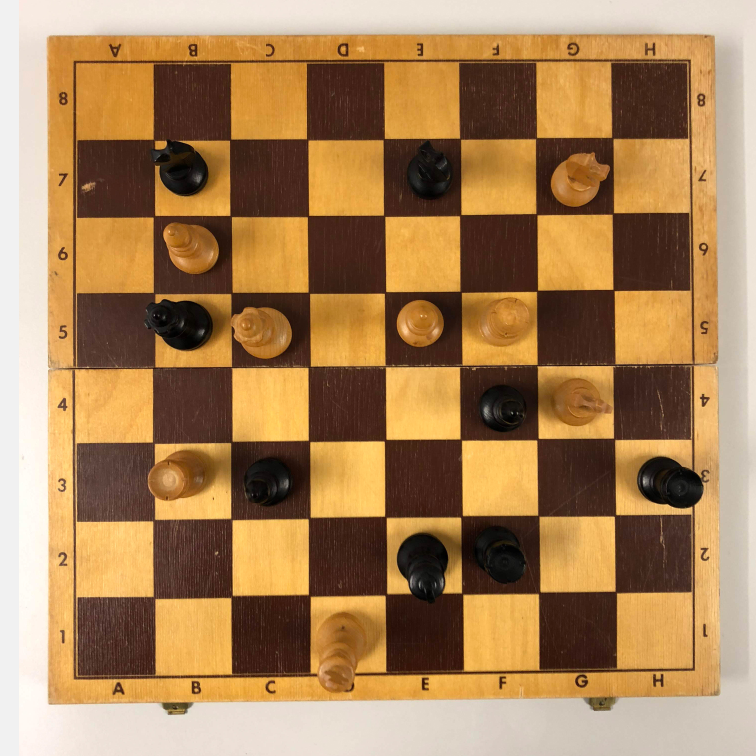
#> input picture misc/images/demo.jpg, 3024 x 3024 px, found by its file name (shown at 1/4 size)
$ python chessboard_processor.py
#> lines starting #> are read from the running program, lines starting #| are printed output that depends on the picture; after the words box and inside, x2 and y2 are one past the last pixel; in counts of white or black regions, pixels touching at a corner belong together
import math
import operator
import sys
from collections import defaultdict

import numpy as np
import cv2

import scipy.spatial as spatial
import scipy.cluster as clstr


def canny(img):
    # Maybe add some auto thresholding here
    edges = cv2.Canny(img, 80, 200)
    return edges


def hough_lines(img):
    rho, theta, thresh = 2, np.pi / 180, 600
    return cv2.HoughLines(img, rho, theta, thresh)


def sort_lines(lines):
    """
    Sorts lines by horizontal and vertical
    """
    h = []
    v = []
    for i in range(lines.shape[0]):
        rho = lines[i][0][0]
        theta = lines[i][0][1]
        if theta < np.pi / 4 or theta > np.pi - np.pi / 4:
            v.append([rho, theta])
        else:
            h.append([rho, theta])
    return h, v


def calculate_intersections(h, v):
    """
    Finds the intersection of two lines given in Hesse normal form.
    See https://stackoverflow.com/a/383527/5087436
    """
    points = []
    for rho1, theta1 in h:
        for rho2, theta2 in v:
            A = np.array([
                [np.cos(theta1), np.sin(theta1)],
                [np.cos(theta2), np.sin(theta2)]
            ])
            b = np.array([[rho1], [rho2]])
            point = np.linalg.solve(A, b)
            point = int(np.round(point[0])), int(np.round(point[1]))
            points.append(point)
    return np.array(points)


def cluster_intersections(points, max_dist=40):
    # I want to change this to kmeans
    Y = spatial.distance.pdist(points)
    Z = clstr.hierarchy.single(Y)
    T = clstr.hierarchy.fcluster(Z, max_dist, 'distance')
    clusters = defaultdict(list)
    for i in range(len(T)):
        clusters[T[i]].append(points[i])
    clusters = clusters.values()
    clusters = map(lambda arr: (np.mean(np.array(arr)[:, 0]), np.mean(np.array(arr)[:, 1])), clusters)

    result = []
    for point in clusters:
        result.append([point[0], point[1]])
    return result


def find_chessboard_corners(points):
    """
    Code from https://medium.com/@neshpatel/solving-sudoku-part-ii-9a7019d196a2
    """
    # Bottom-right point has the largest (x + y) value
    # Top-left has point smallest (x + y) value
    # Bottom-left point has smallest (x - y) value
    # Top-right point has largest (x - y) value
    bottom_right, _ = max(enumerate([pt[0] + pt[1] for pt in points]), key=operator.itemgetter(1))
    top_left, _ = min(enumerate([pt[0] + pt[1] for pt in points]), key=operator.itemgetter(1))
    bottom_left, _ = min(enumerate([pt[0] - pt[1] for pt in points]), key=operator.itemgetter(1))
    top_right, _ = max(enumerate([pt[0] - pt[1] for pt in points]), key=operator.itemgetter(1))
    return [points[top_left], points[top_right], points[bottom_left], points[bottom_right]]


def distance_between(p1, p2):
    """
    Code from https://medium.com/@neshpatel/solving-sudoku-part-ii-9a7019d196a2
    """
    a = p2[0] - p1[0]
    b = p2[1] - p1[1]
    return np.sqrt((a ** 2) + (b ** 2))


def warp_image(img, edges):
    """
    Code from https://medium.com/@neshpatel/solving-sudoku-part-ii-9a7019d196a2
    """
    top_left, top_right, bottom_left, bottom_right = edges[0], edges[1], edges[2], edges[3]

    # Explicitly set the data type to float32 or 'getPerspectiveTransform' will throw an error
    warp_src = np.array([top_left, top_right, bottom_right, bottom_left], dtype='float32')

    side = max([
        distance_between(bottom_right, top_right),
        distance_between(top_left, bottom_left),
        distance_between(bottom_right, bottom_left),
        distance_between(top_left, top_right)
    ])

    # Describe a square with side of the calculated length, this is the new perspective we want to warp to
    warp_dst = np.array([[0, 0], [side - 1, 0], [side - 1, side - 1], [0, side - 1]], dtype='float32')

    # Gets the transformation matrix for skewing the image to fit a square by comparing the 4 before and after points
    m = cv2.getPerspectiveTransform(warp_src, warp_dst)

    # Performs the transformation on the original image
    return cv2.warpPerspective(img, m, (int(side), int(side)))


def cut_chessboard(img, output_path, output_prefix=""):
    side_len = int(img.shape[0] / 8)
    for i in range(8):
        for j in range(8):
            tile = img[i * side_len: (i + 1) * side_len, j * side_len: (j + 1) * side_len]
            cv2.imwrite(output_path + output_prefix + "-" + str(j + i * 8) + ".jpg", tile)


def resize_image(img):
    """
    Resizes image to a maximum width of 800px
    """
    width = img.shape[1]
    if width > 800:
        scale = 800 / width
        return cv2.resize(img, None, fx=scale, fy=scale)
    else:
        return img


def process_chessboard(src_path, output_path, output_prefix="", debug=False):
    src = cv2.imread(src_path)

    if src is None:
        sys.exit("There is no file with this path!")

    src = resize_image(src)
    src_copy = src.copy()

    # Convert to grayscale
    process = cv2.cvtColor(src, cv2.COLOR_BGR2GRAY)

    if debug:
        cv2.imshow("Grayscale", process)
        cv2.imwrite('grayscale.png', process)
        cv2.waitKey()
        cv2.destroyWindow("Grayscale")

    # Blur to remove disturbing things
    process = cv2.blur(process, (4, 4))

    if debug:
        cv2.imshow("Blur", process)
        cv2.imwrite('blur.png', process)
        cv2.waitKey()
        cv2.destroyWindow("Blur")

    # Use Canny Edge Detector https://en.wikipedia.org/wiki/Canny_edge_detector
    process = canny(process)

    if debug:
        cv2.imshow("Canny", process)
        cv2.imwrite('canny.png', process)
        cv2.waitKey()
        cv2.destroyWindow("Canny")

    # Dilate image (thicker lines)
    process = cv2.dilate(process, np.ones((3, 3), dtype=np.uint8))

    if debug:
        cv2.imshow("Dilate", process)
        cv2.imwrite('dilate.png', process)
        cv2.waitKey()
        cv2.destroyWindow("Dilate")

    # Use Hough transform to detect lines https://en.wikipedia.org/wiki/Hough_transform
    lines = hough_lines(process)

    # Sort lines by horizontal and vertical
    h, v = sort_lines(lines)

    if debug:
        render_lines(src_copy, h, (0, 255, 0))
        render_lines(src_copy, v, (0, 0, 255))
        cv2.imshow("Sorted lines", src_copy)
        cv2.imwrite('sorted-lines.png', src_copy)
        cv2.waitKey()
        cv2.destroyWindow("Sorted lines")

    if len(h) < 9 or len(v) < 9:
        print("There are not enough horizontal and vertical lines in this image. Try it anyway!")

    # Calculate intersections of the horizontal and vertical lines
    intersections = calculate_intersections(h, v)

    if debug:
        render_intersections(src_copy, intersections, (255, 0, 0), 1)
        cv2.imshow("Intersections", src_copy)
        cv2.imwrite('intersections.png', src_copy)
        cv2.waitKey()
        cv2.destroyWindow("Intersections")

    # Cluster intersection since there are many
    clustered = cluster_intersections(intersections)

    if debug:
        src_copy = src.copy()
        render_intersections(src_copy, clustered, (255, 0, 0), 5)
        cv2.imshow("Clustered Intersections", src_copy)
        cv2.imwrite('clustered-intersections.png', src_copy)
        cv2.waitKey()
        cv2.destroyWindow("Clustered Intersections")

    if len(clustered) != 81:
        print("Something is wrong. There are " + str(len(intersections)) + " instead of 81 intersections.")

    # Find outer corners of the chessboard
    corners = find_chessboard_corners(clustered)

    if debug:
        src_copy = src.copy()
        render_intersections(src_copy, corners, (255, 0, 0), 5)
        cv2.imshow("Corners", src_copy)
        cv2.imwrite('corners.png', src_copy)
        cv2.waitKey()
        cv2.destroyWindow("Corners")

    # Warp and crop image
    dst = warp_image(src, corners)

    if debug:
        cv2.imshow("Warped", dst)
        cv2.imwrite('warped.png', dst)
        cv2.waitKey()
        cv2.destroyWindow("Warped")

    # Cut chessboard into 64 tiles
    cut_chessboard(dst, output_path, output_prefix)


def render_lines(img, lines, color):
    for rho, theta in lines:
        a = math.cos(theta)
        b = math.sin(theta)
        x0, y0 = a * rho, b * rho
        pt1 = (int(x0 + 1000 * (-b)), int(y0 + 1000 * a))
        pt2 = (int(x0 - 1000 * (-b)), int(y0 - 1000 * a))
        cv2.line(img, pt1, pt2, color, 1, cv2.LINE_AA)


def render_intersections(img, points, color, size):
    for point in points:
        cv2.circle(img, (int(point[0]), int(point[1])), 2, color, size)


def main():
    # TODO: instead of checking if there are enough intersections and lines, check if the corners are correct.
    process_chessboard('data/demo/demo.jpg', "data/demo/", "", True)
#> in process_chessboard, src is the input picture: shape (3024, 3024, 3); mean B, G, R 87.6, 130.2, 167.9
#> in canny, `edges = cv2.Canny(img, 80, 200)`:
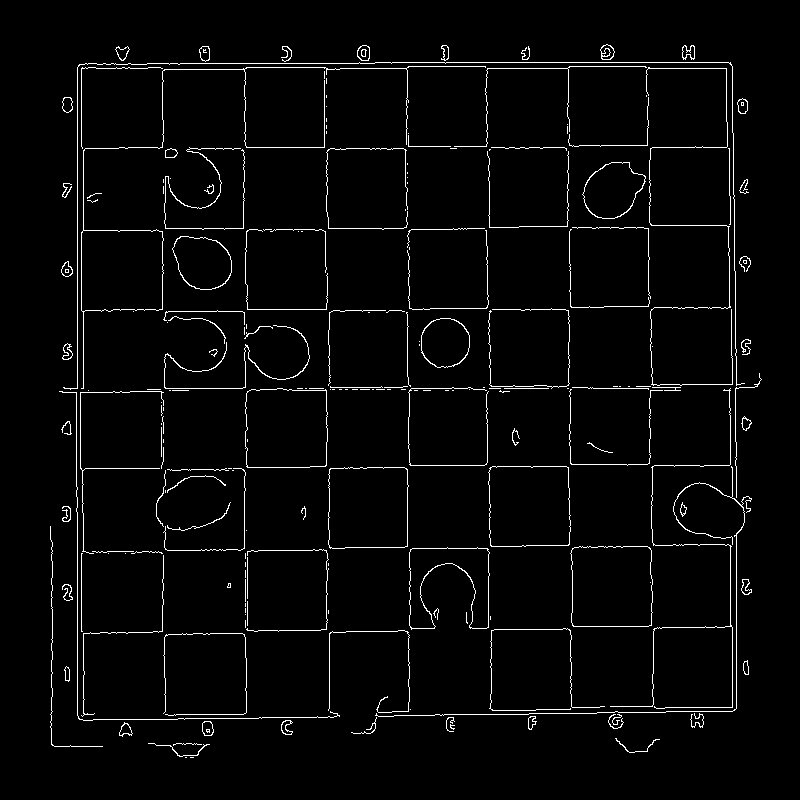
#> edges: shape (800, 800); 2.9% white in thin lines or dots, all inside (x1, y1, x2, y2) = (50, 44, 762, 758)
#> in process_chessboard, `process = cv2.dilate(process, np.ones((3, 3), dtype=np.uint8))`:
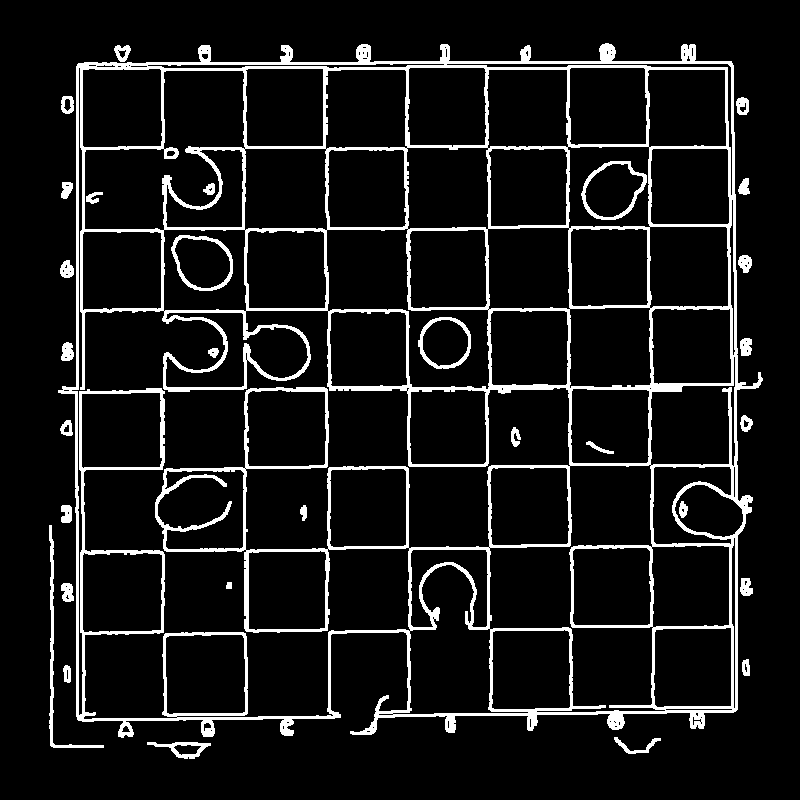
#> process: shape (800, 800); 9% white; 31 white regions, largest, box (x1, y1, x2, y2) and area: (58, 43, 763, 738) 50890, (49, 525, 104, 748) 882, (581, 161, 647, 220) 702
#> in process_chessboard, `lines = hough_lines(process)`: lines = 42 rows, first 8: [76, 0], [408, 0], [244, 0], [62, 1.57], [488, 0], [736, 0], [732, 0], [568, 0]
#> the loop in sort_lines, `for i in range(lines.shape[0]):` made 42 passes
#> (rho, theta) on passes 1 to 12: (76, 0), (408, 0), (244, 0), (62, 1.57), (488, 0), (736, 0), (732, 0), (568, 0), (722, 1.55), (164, 0), (328, 0), (388, 1.57)
#> after the loop in sort_lines, `for i in range(lines.shape[0]):`: h = [[62, 1.57], [722, 1.55], [388, 1.57], [146, 1.57], [68, 1.57], [228, 1.57], [554, 1.55], [308, 1.57], [394, 1.55], [72, 1.55], [466, 1.57], [636, 1.55], [58, 1.59], [236, 1.55], [474, 1.55], [718, 1.55], [714, 1.57], [728, 1.54], [316, 1.55], [546, 1.57]]; v = [[76, 0], [408, 0], [244, 0], [488, 0], [736, 0], [732, 0], [568, 0], [164, 0], [328, 0], [652, 0], [-724, 3.12], [-72, 3.12], [648, 0], [80, 0], [84, 0], [-730, 3.12], [728, 0], [88, 0.0175], [-642, 3.12], [-60, 3.11], [82, 0.0175], [-322, 3.12]]
#> the loop in render_lines, `for rho, theta in lines:` made 20 passes
#> (rho, theta, a, b, x0, y0, pt1, pt2) on passes 1 to 10: (62, 1.57, -4.37e-08, 1, -2.71e-06, 62, (-1000, 61), (999, 62)), (722, 1.55, 0.0175, 1, 12.6, 721.9, (-987, 739), (1012, 704)), (388, 1.57, -4.37e-08, 1, -1.7e-05, 388, (-1000, 387), (999, 388)), (146, 1.57, -4.37e-08, 1, -6.38e-06, 146, (-1000, 145), (999, 146)), (68, 1.57, -4.37e-08, 1, -2.97e-06, 68, (-1000, 67), (999, 68)), (228, 1.57, -4.37e-08, 1, -9.97e-06, 228, (-1000, 227), (999, 228)), (554, 1.55, 0.0175, 1, 9.67, 553.9, (-990, 571), (1009, 536)), (308, 1.57, -4.37e-08, 1, -1.35e-05, 308, (-1000, 307), (999, 308)), (394, 1.55, 0.0175, 1, 6.88, 393.9, (-992, 411), (1006, 376)), (72, 1.55, 0.0175, 1, 1.26, 71.99, (-998, 89), (1001, 54))
#> call 2 of render_lines, with color = (0, 0, 255)
#> the loop in render_lines (call 2), `for rho, theta in lines:` made 22 passes
#> (rho, theta, a, b, x0, y0, pt1, pt2) on passes 1 to 10: (76, 0, 1, 0, 76, 0, (76, 1000), (76, -1000)), (408, 0, 1, 0, 408, 0, (408, 1000), (408, -1000)), (244, 0, 1, 0, 244, 0, (244, 1000), (244, -1000)), (488, 0, 1, 0, 488, 0, (488, 1000), (488, -1000)), (736, 0, 1, 0, 736, 0, (736, 1000), (736, -1000)), (732, 0, 1, 0, 732, 0, (732, 1000), (732, -1000)), (568, 0, 1, 0, 568, 0, (568, 1000), (568, -1000)), (164, 0, 1, 0, 164, 0, (164, 1000), (164, -1000)), (328, 0, 1, 0, 328, 0, (328, 1000), (328, -1000)), (652, 0, 1, 0, 652, 0, (652, 1000), (652, -1000))
#> after the loop in render_lines (call 2), `for rho, theta in lines:`:
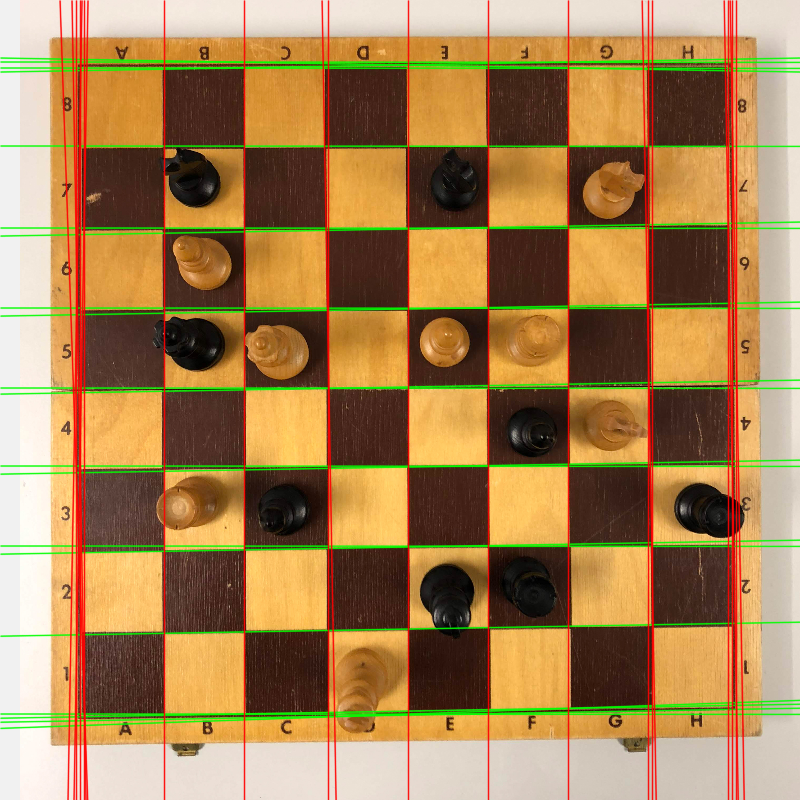
#> img: shape (800, 800, 3); mean B, G, R 82.6, 130.2, 165.9
#> the loop in calculate_intersections, `for rho1, theta1 in h:` made 20 passes
#> after the loop in calculate_intersections, `for rho1, theta1 in h:`: points = 440 pairs, first value 62 to 743, second value 59 to 726
#> in process_chessboard, `intersections = calculate_intersections(h, v)`: intersections has the same summary as points in calculate_intersections
#> the loop in render_intersections, `for point in points:` made 440 passes
#> point on passes 1 to 3: [76, 62], [408, 62], [244, 62]
#> after the loop in render_intersections, `for point in points:`:
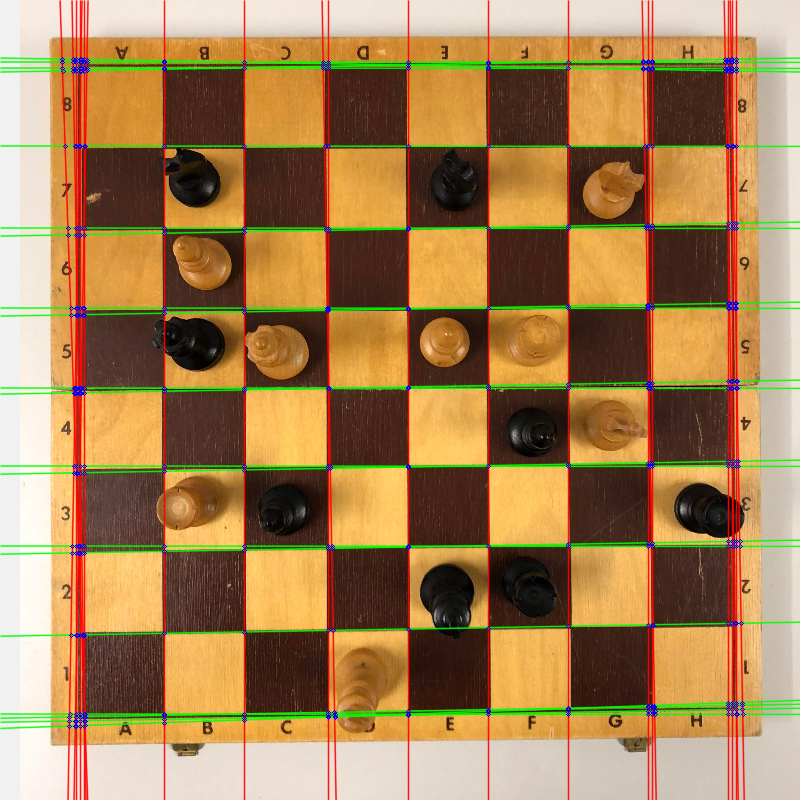
#> img: shape (800, 800, 3); 0.45% of pixels changed, all inside (x1, y1, x2, y2) = (60, 57, 746, 729)
#> in cluster_intersections, `Z = clstr.hierarchy.single(Y)`: Z = 439 rows, first 6: [2, 266, 0, 2], [90, 200, 0, 2], [199, 265, 0, 2], [6, 204, 0, 2], [94, 270, 0, 2], [296, 302, 0, 2]
#> in cluster_intersections, `T = clstr.hierarchy.fcluster(Z, max_dist, 'distance')`: T = 440 values, max 81 at index 245, min 1 at index 24, mean 39.1
#> in process_chessboard, `clustered = cluster_intersections(intersections)`: clustered = 81 pairs, first value 77.61 to 734.9, second value 65 to 719.4
#> the loop in render_intersections (call 2), `for point in points:` made 81 passes
#> point on passes 1 to 12: [77.61, 65], [408, 65], [244, 65], [488, 65], [730.4, 65], [568, 65], [164, 65], [325.5, 65], [647.7, 65], [79.21, 719.4], [408, 713.5], [244, 716.5]
#> in find_chessboard_corners, `bottom_right, _ = max(enumerate([pt[0] + pt[1] for pt in points]), key..`: bottom_right = 13
#> in find_chessboard_corners, `top_left, _ = min(enumerate([pt[0] + pt[1] for pt in points]), key=ope..`: top_left = 0
#> in find_chessboard_corners, `bottom_left, _ = min(enumerate([pt[0] - pt[1] for pt in points]), key=..`: bottom_left = 9
#> in find_chessboard_corners, `top_right, _ = max(enumerate([pt[0] - pt[1] for pt in points]), key=op..`: top_right = 4
#> in process_chessboard, `corners = find_chessboard_corners(clustered)`: corners = [[77.61, 65], [730.4, 65], [79.21, 719.4], [734.9, 707.8]]
#> in warp_image, `top_left, top_right, bottom_left, bottom_right = edges[0], edges[1], e..`: top_left = [77.61, 65]; top_right = [730.4, 65]; bottom_left = [79.21, 719.4]; bottom_right = [734.9, 707.8]
#> in warp_image, `warp_src = np.array([top_left, top_right, bottom_right, bottom_left], ..`: warp_src = [[77.61, 65], [730.4, 65], [734.9, 707.8], [79.21, 719.4]]
#> in distance_between, `a = p2[0] - p1[0]`: a = -4.5
#> in distance_between, `b = p2[1] - p1[1]`: b = -642.8
#> in warp_image, `side = max([ distance_between(bottom_right, top_right), distance_betwe..`: side = 655.8
#> in warp_image, `warp_dst = np.array([[0, 0], [side - 1, 0], [side - 1, side - 1], [0, ..`: warp_dst = [[0, 0], [654.8, 0], [654.8, 654.8], [0, 654.8]]
#> in warp_image, `m = cv2.getPerspectiveTransform(warp_src, warp_dst)`: m = [[0.984, -0.00242, -76.18], [3.08e-17, 1, -65.22], [-2.72e-05, 7.02e-06, 1]]
#> in warp_image, `return cv2.warpPerspective(img, m, (int(side), int(side)))`:
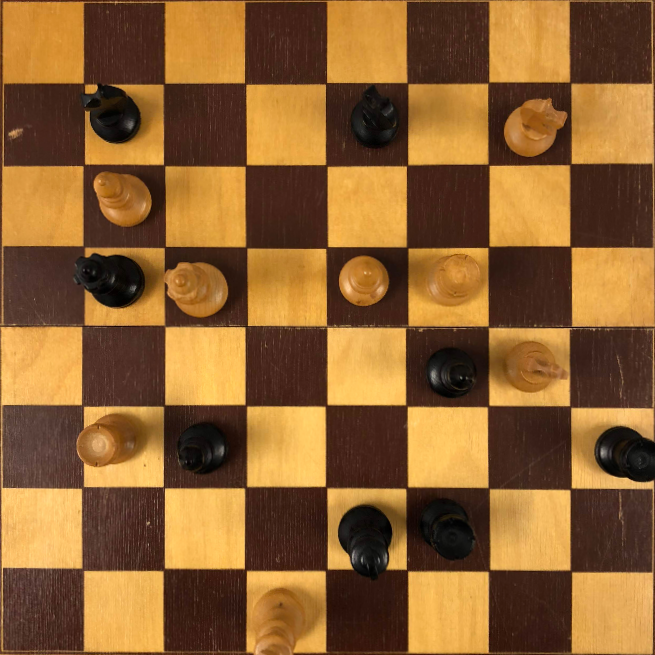
#> returned value: shape (655, 655, 3); mean of channels 0, 1, 2 49.3, 96.8, 140.1; drawn as B, G, R
#> the loop in cut_chessboard, `for i in range(8):` made 8 passes
#> pass 1, in cut_chessboard, `cv2.imwrite(output_path + output_prefix + "-" + str(j + i * 8) + ".jpg..`:
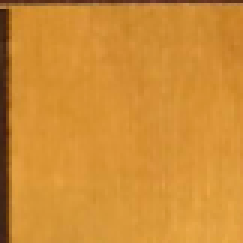
#> saved as -2.jpg: shape (81, 81, 3) (shown 3 times larger); mean B, G, R 53.1, 141.1, 207.7
#> pass 1, in cut_chessboard, `cv2.imwrite(output_path + output_prefix + "-" + str(j + i * 8) + ".jpg..`:
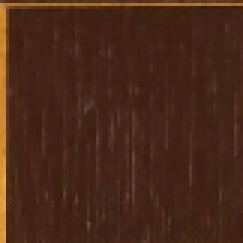
#> saved as -3.jpg: shape (81, 81, 3) (shown 3 times larger); mean B, G, R 25.9, 39.8, 73.6


if __name__ == "__main__":
    main()
